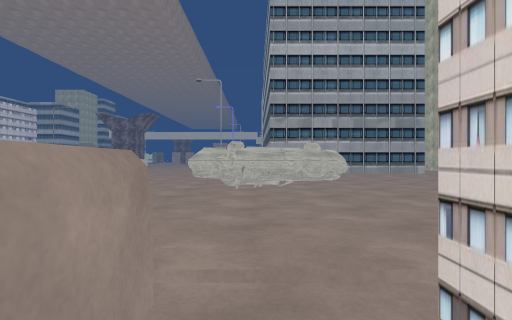
[1] (above)

24 first-person views from a walk through a 3-D level made in the Unity game engine. The camera is 1.4 m above the floor, looks level and sees 80° across. The floor is counted in squares, 2 m on a side. Each view is taken from the middle of a square. On the plan, view 1 faces up. The plan holds only what a view shows up to about 10 squares ahead; the rest is blank. The place goes on beyond the plan. Some surface patterns are stand-ins.

[2]
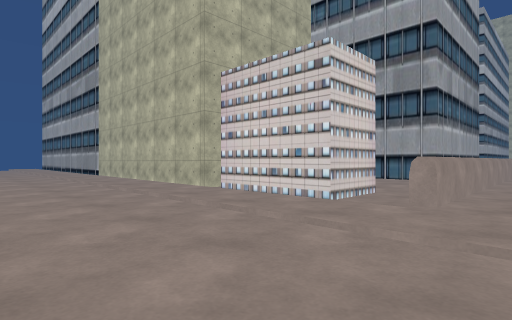

[3]
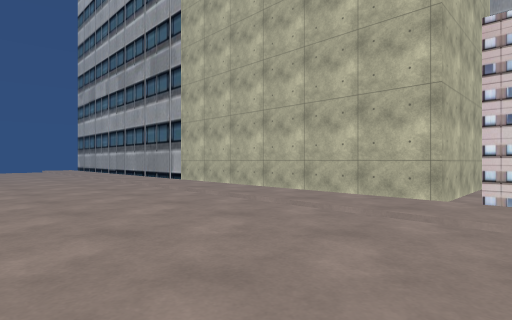

[4]
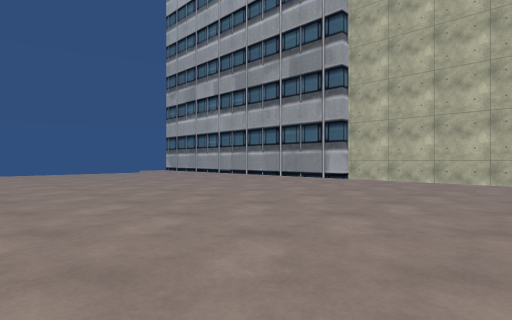

[5]
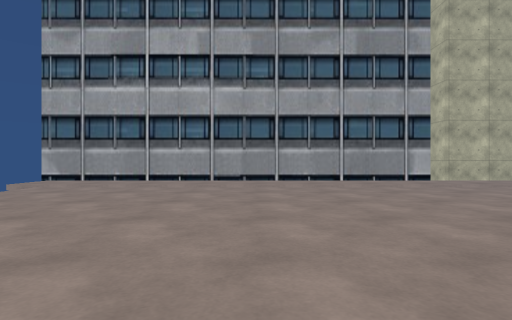

[6]
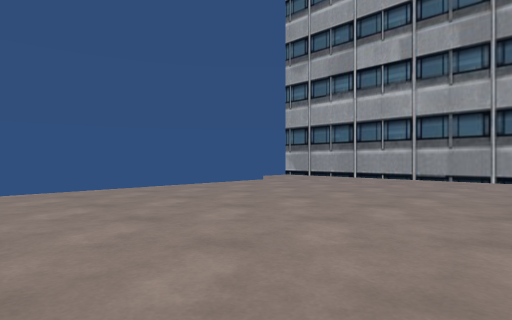

[7]
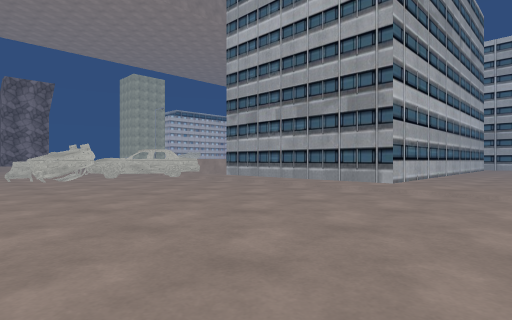

[8]
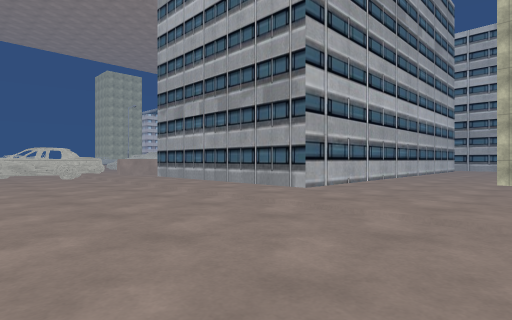

[9]
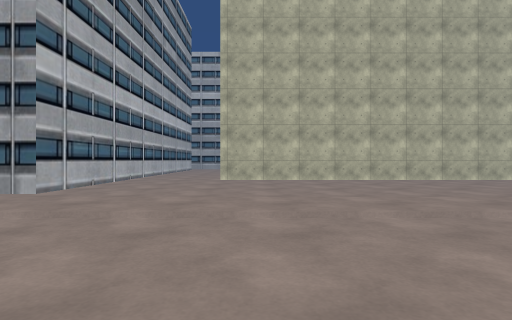

[10]
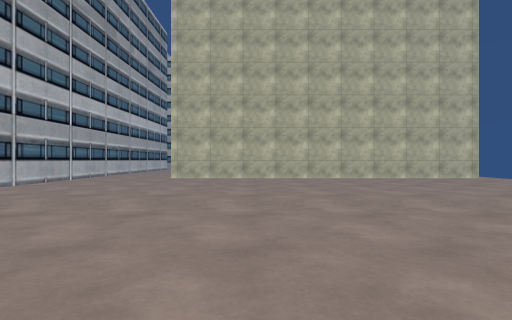

[11]
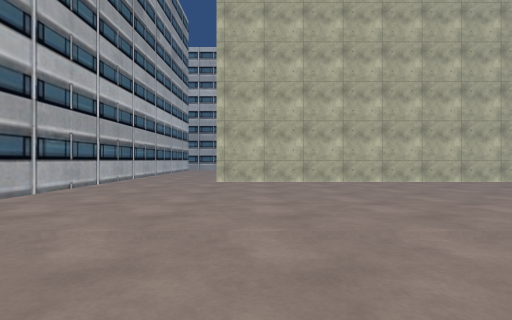

[12]
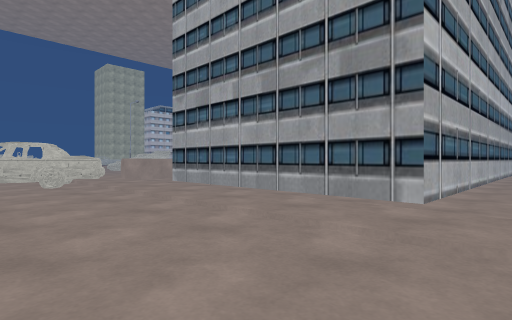

[13]
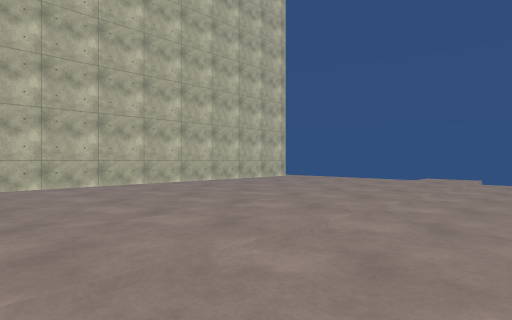

[14]
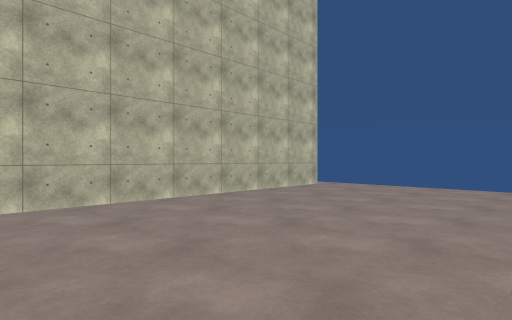

[15]
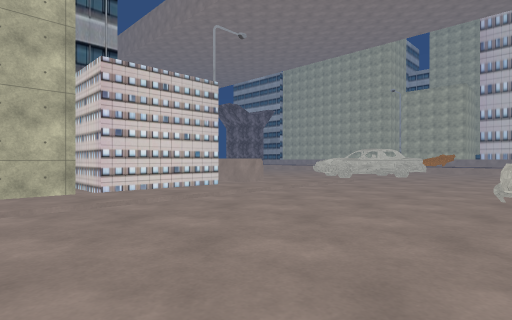

[16]
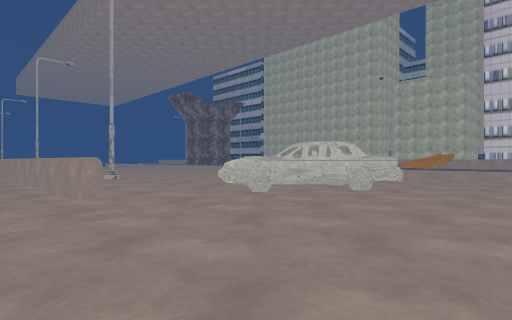

[17]
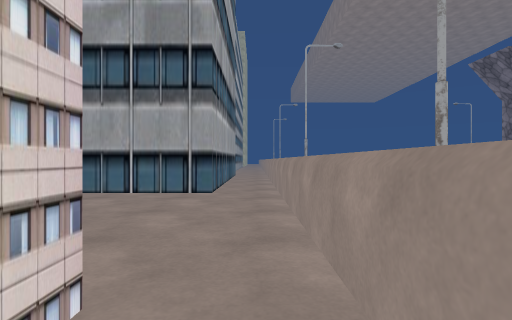

[18]
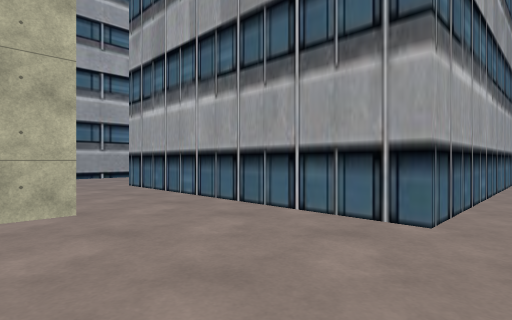

[19]
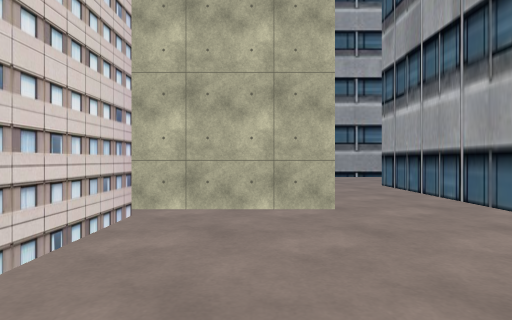

[20]
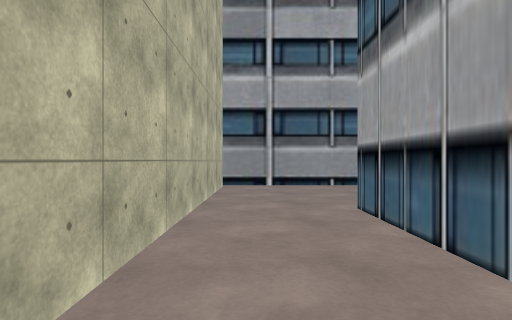

[21]
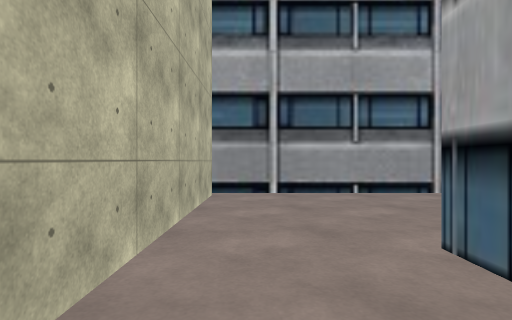

[22]
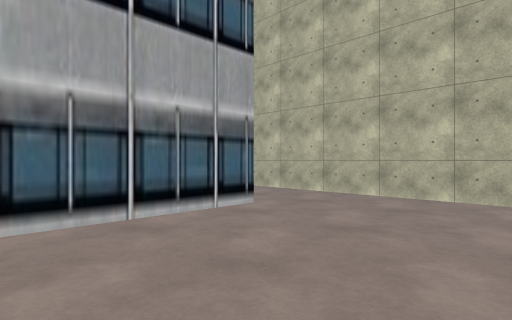

[23]
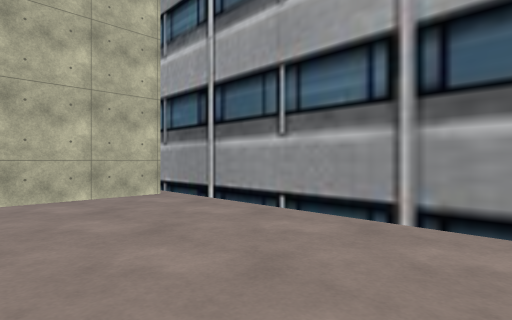

[24]
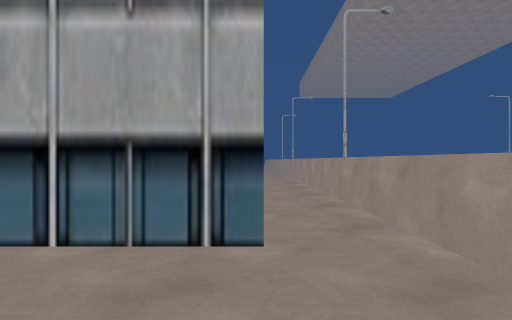

### Floor plan
Key: @ floor where view 1 was taken; # wall or solid block; . main floor; : floor 0.25 m higher than the main floor; / step, stairs or slope; = window, fence, low wall or low ledge; ^ raised ledge.
Columns run from 12 left of view 1 to 23 right of it. Each row starts with its distance up from view 1.
 20                     #...############
 19                     #...............
 18                     #...............
 17                     #...............
 16              ########...............
 15              .......................
 14             ////////////////////////
 13            :::::::::::::::::::::::::
 12            ...#.....................
 11           ...##.....................
 10          ... ^^.....................
  9          .. ###.....................
  8          ..####.....................
  7       ..............................
  6 ^...................................
  5  ...................................
  4   ....^##...........................
  3    ....##^//////////////////////////
  2       ..^^::////////////////////////
  1        ..::=.#######################
  0        ..::=@#####
 -1        ..::=.....#
 -2         .::=.....#      #
 -3          : =.....#########
 -4          # =.............#
 -5            =.............#
 -6            =.########....#
 -7            =.#      #....#
 -8            =.#      #....#
 -9            =.#      #....#

Positions as (right, up) in squares from view 1, and headings:
1: (0, 0), facing up
2: (-2, 6), facing down-right
3: (3, 7), facing down-right
4: (7, 11), facing down-right
5: (18, 11), facing down
6: (16, 12), facing down-right
7: (12, 6), facing up-left
8: (13, 9), facing up-left
9: (13, 9), facing up
10: (15, 8), facing up
11: (13, 10), facing up
12: (10, 10), facing up-left
13: (13, 11), facing up-right
14: (15, 14), facing up-right
15: (6, 8), facing down-left
16: (1, 7), facing down-left
17: (0, 1), facing down
18: (0, -2), facing down-right
19: (0, -2), facing right
20: (4, -4), facing right
21: (6, -4), facing right
22: (12, -9), facing up-left
23: (9, -9), facing up-right
24: (1, -3), facing down
